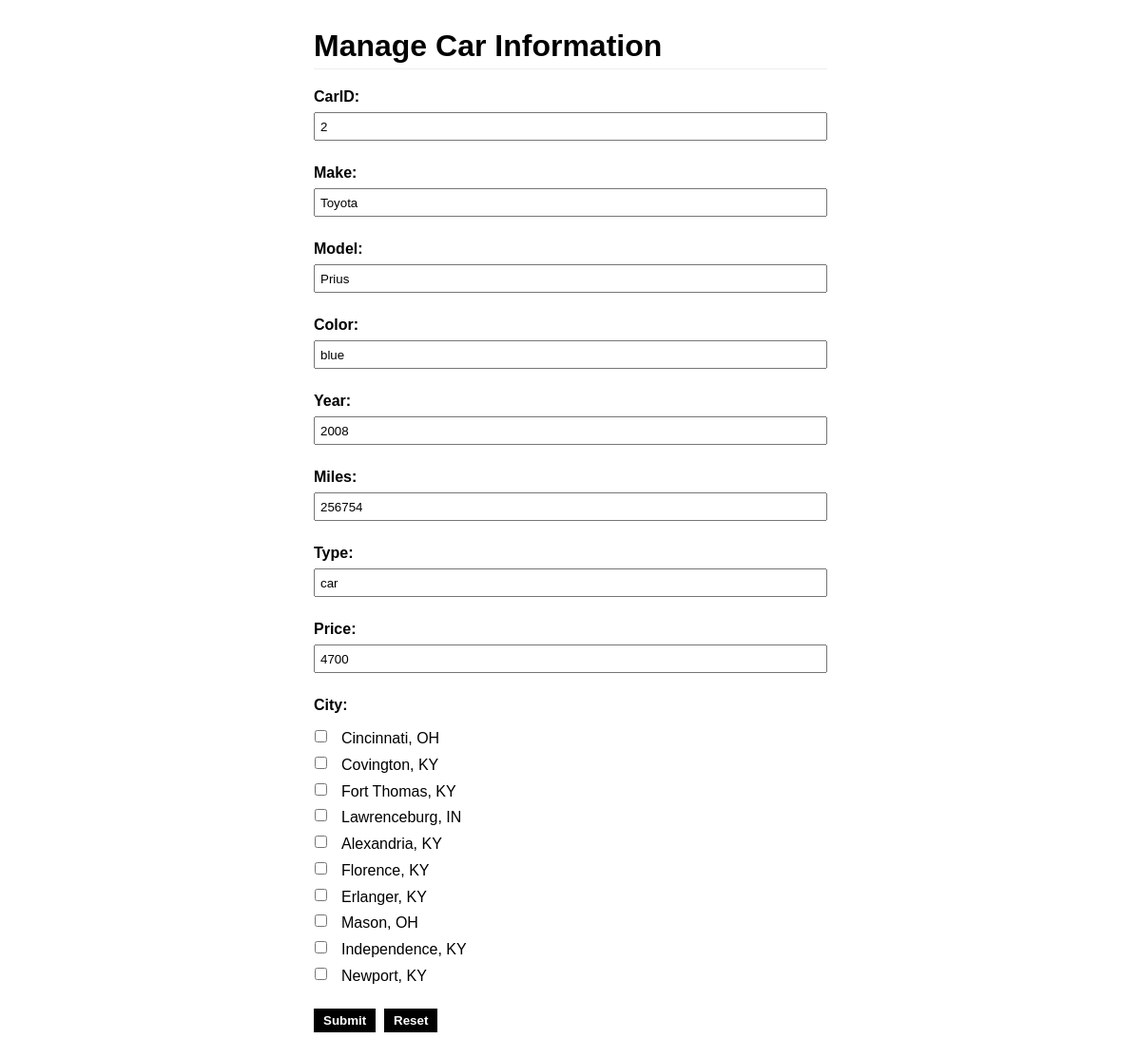
Screenshot of /form.php?action=edit&carid=2 (signed in) with the database file from the repository.
### tables this page shows
CREATE TABLE `cars` (
  `carid` int(11) NOT NULL AUTO_INCREMENT,
  `make` varchar(45) NOT NULL,
  `model` varchar(45) NOT NULL,
  `color` varchar(45) NOT NULL,
  `year` int(4) NOT NULL,
  `miles` int(11) NOT NULL,
  `type` varchar(20) NOT NULL,
  `price` int(11) NOT NULL,
  `image` varchar(100) DEFAULT NULL,
  PRIMARY KEY (`carid`)
);

CREATE TABLE `cities` (
  `cityid` int(11) NOT NULL AUTO_INCREMENT,
  `name` varchar(45) NOT NULL,
  `state` varchar(2) NOT NULL,
  PRIMARY KEY (`cityid`)
);

### form.php (the view, shortened to what this page needs)
<?php
include('config.php');
$action = $_GET['action'];
$carid = get('carid');
$car = null;
$car_cities = array();
if(!empty($carid)) {
    $sql = file_get_contents('sql/getCar.sql');
    $params = array(
        'carid' => $carid
    );
    $statement = $database->prepare($sql);
    $statement->execute($params);
    $cars = $statement->fetchAll(PDO::FETCH_ASSOC);
    $car = $cars[0];
}
$sql = file_get_contents('sql/getCities.sql');
$statement = $database->prepare($sql);
$statement->execute();
$cities = $statement->fetchAll(PDO::FETCH_ASSOC);
?>
<!DOCTYPE html>
<html lang="en">
<head>
    <link rel="stylesheet" href="css/style.css">
</head>
<body>
    <div class="page">
        <h1>Manage Car Information</h1>
        <form action="" method="POST">
            <div class="form-element">
                <label>CarID:</label>
                <?php if($action == 'add') : ?>
                    <input type="number" name="carid" class="textbox" value="<?php echo $car['carid'] ?>" />
                <?php else : ?>
                    <input readonly type="number" name="carid" class="textbox" value="<?php echo $car['carid'] ?>" />
                <?php endif; ?>
            </div>
            <div class="form-element">
                <label>Make:</label>
                <input type="text" name="car-make" class="textbox" value="<?php echo $car['make'] ?>" />
            </div>
            <div class="form-element">
                <label>Model:</label>
                <input type="text" name="car-model" class="textbox" value="<?php echo $car['model'] ?>" />
            </div>
            <div class="form-element">
                <label>Color:</label>
                <input type="text" name="car-color" class="textbox" value="<?php echo $car['color'] ?>" />
            </div>
            <div class="form-element">
                <label>Year:</label>
                <input type="number" setp="any" name="car-year" class="textbox" value="<?php echo $car['year'] ?>" />
            </div>
            <div class="form-element">
                <label>Miles:</label>
                <input type="number" name="car-miles" class="textbox" value="<?php echo $car['miles'] ?>" />
            </div>
            <div class="form-element">
                <label>Type:</label>
                <input type="text" name="car-type" class="textbox" value="<?php echo $car['type'] ?>" />
            </div>
            <div class="form-element">
                <label>Price:</label>
                <input type="number" step="any" name="car-price" class="textbox" value="<?php echo $car['price'] ?>" />
            </div>
            <div class="form-element">
                <label>City:</label>
                <?php foreach($cities as $city) : ?>
                    <?php if(in_array($city['cityid'], $car_cities)) : ?>
                        <input checked class="radio" type="checkbox" name="car-city[]" value="<?php echo $city['cityid'] ?>" /><span class="radio-label"><?php echo $city['name'] ?>, <?php echo $city['state'] ?></span><br />
                    <?php else : ?>
                        <input class="radio" type="checkbox" name="car-city[]" value="<?php echo $city['cityid'] ?>" /><span class="radio-label"><?php echo $city['name'] ?>, <?php echo $city['state'] ?></span><br />
                    <?php endif; ?>
                <?php endforeach; ?>
            </div>
            <div class="form-element">
                <input type="submit" class="button" />&nbsp;
                <input type="reset" class="button" />
            </div>
        </form>
    </div>
</body>
</html>

### css/style.css (style rules this page uses)
body { background: url('../images/background.jpg'); background-repeat: repeat-x; box-sizing: border-box; font-family: arial; }
* { margin: 0; padding: 0; box-sizing: inherit; }
.page { max-width: 600px; margin: 10px auto; background-color: white; padding: 20px 30px; }
.page h1 { margin-bottom: 20px; border-bottom: 1px solid #ededed; padding-bottom: 5px; }
.form-element { overflow: hidden; padding-bottom: 25px; }
.form-element label { font-weight: bold; display: block; padding-bottom: 7px; }
.form-element .textbox { display: block; width: 100%; height: 30px; padding: 5px; }
.form-element .radio { margin-right: 15px; margin-top: 10px; margin-left: 1px }
.radio-label { vertical-align: middle; }
.button { background: black; -webkit-appearance: none; -moz-appearance: none; color: white; border: none; padding: 5px 10px; cursor: pointer; font-weight: bold; outline: none; }

### rows the page displays
cars: carid "2", car-make "Toyota", car-model "Prius", car-color "blue", car-year "2008", car-miles "256754", car-type "car", car-price "4700"
cities: name "Cincinnati", state "OH"
cities: name "Covington", state "KY"
cities: name "Fort Thomas", state "KY"
cities: name "Lawrenceburg", state "IN"
cities: name "Alexandria", state "KY"
cities: name "Florence", state "KY"
cities: name "Erlanger", state "KY"
cities: name "Mason", state "OH"
cities: name "Independence", state "KY"
cities: name "Newport", state "KY"
